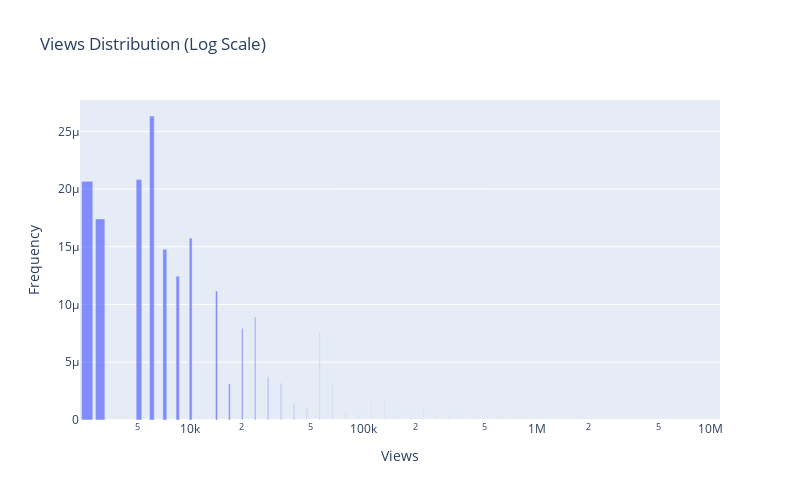
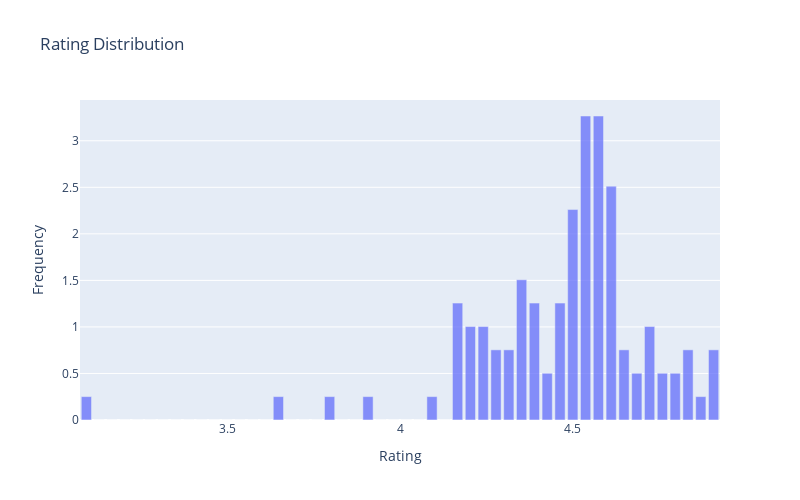
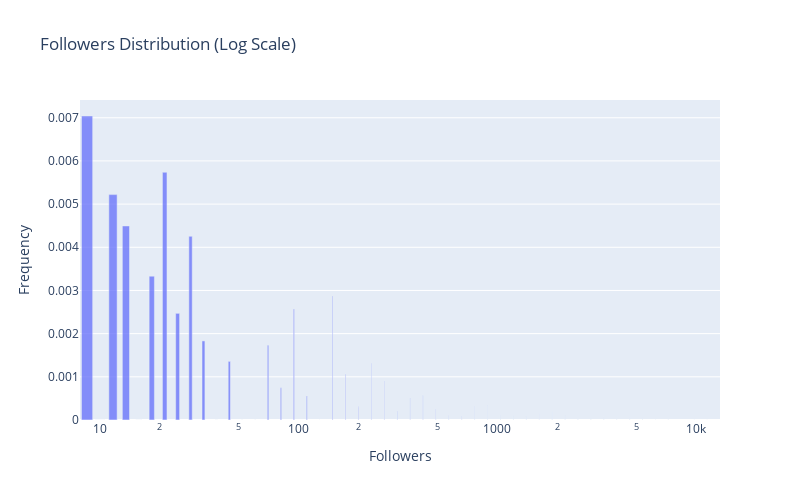
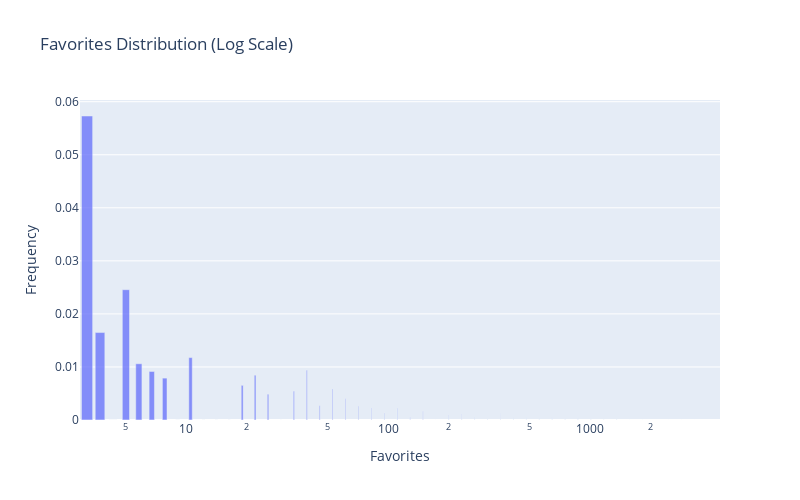

Notebook source saved alongside these figures, in order:
### Markdown cell above
## Numerical Features Distribution

Let's analyze the distribution of key numerical features using histograms and box plots.

### Code cell
# Define key metrics for analysis
key_metrics = ['views', 'rating', 'followers', 'favorites', 'chapters', 'pages']

# Create individual distribution plots for better readability
for metric in key_metrics:
    # Skip non-numeric columns or convert if possible
    if not pd.api.types.is_numeric_dtype(df[metric]):
        print(f"Skipping {metric} as it's not numeric (type: {df[metric].dtype})")
        continue
        
    # Create figure
    fig = go.Figure()
    
    # Create histogram data with proper handling of data types
    try:
        # Create bins manually to avoid Interval objects
        values = df[metric].dropna()
        min_val = values.min()
        max_val = values.max()
        
        # Check for skewness to determine appropriate scaling
        skewness = values.skew()
        print(f"Skewness for {metric}: {skewness:.2f}")
        is_right_skewed = skewness > 1.0  # Common threshold for significant right skew
        
        # If right-skewed and not already using log scale, use log binning
        if is_right_skewed and min_val > 0:  # Ensure all values are positive for log scale
            # For log scale, use logarithmically spaced bins
            bins = np.logspace(np.log10(max(min_val, 0.1)), np.log10(max_val), 51)
            hist_data = np.histogram(values, bins=bins, density=True)
            bin_centers = [(bins[i] + bins[i+1])/2 for i in range(len(bins)-1)]
        else:
            # For normal scale, use linearly spaced bins
            bins = np.linspace(min_val, max_val, 51)  # 51 points = 50 bins
            hist_data = np.histogram(values, bins=bins, density=True)
            bin_centers = [(bins[i] + bins[i+1])/2 for i in range(len(bins)-1)]
        
        # Create bar chart with bin centers and heights
        fig.add_trace(
            go.Bar(
                x=bin_centers,
                y=hist_data[0],
                name='Distribution',
                opacity=0.75
            )
        )
    except Exception as e:
        print(f"Error creating histogram for {metric}: {e}")
        continue
    
    # Update layout
    fig.update_layout(
        title=f'{metric.capitalize()} Distribution{" (Log Scale)" if is_right_skewed and min_val > 0 else ""}',
        xaxis_title=metric.capitalize(),
        yaxis_title='Frequency',
        height=500,
        width=800,
        showlegend=False  # No need for legend with single trace
    )
    
    # Use log scale for highly skewed metrics
    if is_right_skewed and min_val > 0:
        fig.update_xaxes(type='log')
        print(f"Applied log scaling to {metric} due to right-skewed distribution (skewness: {skewness:.2f})")
    
    try:
        fig.show()
    except TypeError as e:
        print(f"Error displaying plot for {metric}: {e}")
        print(f"Data types - x: {type(bin_centers[0])}, y: {type(hist_data[0][0])}")
        continue
    
    # Print basic statistics
    stats = df[metric].describe()
    print(f"\n{metric.capitalize()} Statistics:")
    print(f"Count: {stats['count']:,.0f}")
    print(f"Mean:  {stats['mean']:,.2f}")
    print(f"Std:   {stats['std']:,.2f}")
    print(f"Min:   {stats['min']:,.2f}")
    print(f"25%:   {stats['25%']:,.2f}")
    print(f"50%:   {stats['50%']:,.2f}")
    print(f"75%:   {stats['75%']:,.2f}")
    print(f"Max:   {stats['max']:,.2f}")
    
    # Calculate additional metrics to highlight skewness
    iqr = stats['75%'] - stats['25%']
    median = stats['50%']
    # Check if distribution is significantly skewed
    if (stats['max'] - median) > 3 * (median - stats['min']):
        print(f"Note: {metric} shows significant right skew - median ({median:.2f}) is much closer to min than max")
    
    # Print the 90th, 95th and 99th percentiles for right-skewed distributions
    if is_right_skewed:
        p90 = values.quantile(0.90)
        p95 = values.quantile(0.95)
        p99 = values.quantile(0.99)
        print(f"90th percentile: {p90:,.2f}")
        print(f"95th percentile: {p95:,.2f}")
        print(f"99th percentile: {p99:,.2f}")
        print(f"Percent of data between median and 90th percentile: {((values < p90) & (values > median)).mean()*100:.1f}%")
        print(f"Percent of data between 90th and max: {(values >= p90).mean()*100:.1f}%")

### Figure 1 — Plotly figure (JSON) as saved in the notebook; plotly's stock layout.template omitted (floating-point values rounded to 4 significant figures)
{"data": [{"name": "Distribution", "opacity": 0.75, "type": "bar", "x": [2574.0, 3055.0, 3626.0, 4303.0, 5107.0, 6062.0, 7195.0, 8539.0, 10130.0, 12030.0, 14280.0, 16940.0, 20110.0, 23870.0, 28330.0, 33620.0, 39900.0, 47360.0, 56210.0, 66720.0, 79180.0, 93980.0, 111500.0, 132400.0, 157100.0, 186500.0, 221300.0, 262700.0, 311800.0, 370000.0, 439200.0, 521200.0, 618600.0, 734200.0, 871500.0, 1034000.0, 1228000.0, 1457000.0, 1729000.0, 2052000.0, 2436000.0, 2891000.0, 3431000.0, 4072000.0, 4833000.0, 5737000.0, 6809000.0, 8081000.0, 9591000.0, 11380000.0], "y": [2.067e-05, 1.741e-05, 0.0, 0.0, 2.083e-05, 2.633e-05, 1.479e-05, 1.246e-05, 1.575e-05, 0.0, 1.118e-05, 3.139e-06, 7.936e-06, 8.915e-06, 3.756e-06, 3.164e-06, 1.333e-06, 1.123e-06, 7.571e-06, 3.189e-06, 6.718e-07, 5.66e-07, 1.908e-06, 1.607e-06, 6.771e-07, 5.705e-07, 1.202e-06, 6.075e-07, 3.412e-07, 1.006e-06, 6.056e-07, 3.062e-07, 4.299e-07, 1.449e-07, 1.831e-07, 1.029e-07, 1.3e-07, 3.651e-08, 9.229e-08, 1.037e-07, 0.0, 1.84e-08, 3.101e-08, 0.0, 1.101e-08, 0.0, 0.0, 0.0, 0.0, 4.673e-09]}], "layout": {"height": 500, "showlegend": false, "title": {"text": "Views Distribution (Log Scale)"}, "width": 800, "xaxis": {"title": {"text": "Views"}, "type": "log"}, "yaxis": {"title": {"text": "Frequency"}}}}

### Figure 2 — Plotly figure (JSON) as saved in the notebook; plotly's stock layout.template omitted (floating-point values rounded to 4 significant figures)
{"data": [{"name": "Distribution", "opacity": 0.75, "type": "bar", "x": [3.089, 3.126, 3.163, 3.2, 3.237, 3.275, 3.312, 3.349, 3.386, 3.423, 3.461, 3.498, 3.535, 3.572, 3.609, 3.647, 3.684, 3.721, 3.758, 3.795, 3.833, 3.87, 3.907, 3.944, 3.981, 4.019, 4.056, 4.093, 4.13, 4.167, 4.205, 4.242, 4.279, 4.316, 4.353, 4.391, 4.428, 4.465, 4.502, 4.539, 4.577, 4.614, 4.651, 4.688, 4.725, 4.763, 4.8, 4.837, 4.874, 4.911], "y": [0.2512, 0.0, 0.0, 0.0, 0.0, 0.0, 0.0, 0.0, 0.0, 0.0, 0.0, 0.0, 0.0, 0.0, 0.0, 0.2512, 0.0, 0.0, 0.0, 0.2512, 0.0, 0.0, 0.2512, 0.0, 0.0, 0.0, 0.0, 0.2512, 0.0, 1.256, 1.005, 1.005, 0.7537, 0.7537, 1.507, 1.256, 0.5025, 1.256, 2.261, 3.266, 3.266, 2.512, 0.7537, 0.5025, 1.005, 0.5025, 0.5025, 0.7537, 0.2512, 0.7537]}], "layout": {"height": 500, "showlegend": false, "title": {"text": "Rating Distribution"}, "width": 800, "xaxis": {"title": {"text": "Rating"}}, "yaxis": {"title": {"text": "Frequency"}}}}

### Figure 3 — Plotly figure (JSON) as saved in the notebook; plotly's stock layout.template omitted (floating-point values rounded to 4 significant figures)
{"data": [{"name": "Distribution", "opacity": 0.75, "type": "bar", "x": [8.646, 10.04, 11.66, 13.54, 15.73, 18.27, 21.22, 24.64, 28.62, 33.24, 38.6, 44.83, 52.07, 60.47, 70.23, 81.57, 94.73, 110.0, 127.8, 148.4, 172.4, 200.2, 232.5, 270.0, 313.6, 364.2, 423.0, 491.2, 570.5, 662.6, 769.6, 893.8, 1038.0, 1206.0, 1400.0, 1626.0, 1889.0, 2193.0, 2547.0, 2959.0, 3436.0, 3991.0, 4635.0, 5383.0, 6251.0, 7260.0, 8432.0, 9793.0, 11370.0, 13210.0], "y": [0.007041, 0.0, 0.00522, 0.004494, 0.0, 0.003332, 0.005738, 0.00247, 0.004254, 0.001831, 0.0, 0.001358, 0.0, 0.0, 0.001733, 0.0007463, 0.00257, 0.0005533, 0.0, 0.002871, 0.00106, 0.0003041, 0.001309, 0.0009018, 0.0001941, 0.0005014, 0.0005756, 0.0002478, 0.0001067, 9.187e-05, 0.0003164, 0.0003405, 0.0001173, 0.000101, 8.695e-05, 0.0001497, 0.0001934, 0.000111, 2.39e-05, 4.115e-05, 7.086e-05, 9.152e-05, 6.567e-05, 6.785e-05, 9.737e-06, 1.677e-05, 0.0, 1.243e-05, 5.352e-06, 0.0]}], "layout": {"height": 500, "showlegend": false, "title": {"text": "Followers Distribution (Log Scale)"}, "width": 800, "xaxis": {"title": {"text": "Followers"}, "type": "log"}, "yaxis": {"title": {"text": "Frequency"}}}}

### Figure 4 — Plotly figure (JSON) as saved in the notebook; plotly's stock layout.template omitted (floating-point values rounded to 4 significant figures)
{"data": [{"name": "Distribution", "opacity": 0.75, "type": "bar", "x": [3.238, 3.752, 4.347, 5.036, 5.835, 6.761, 7.834, 9.076, 10.52, 12.18, 14.12, 16.36, 18.95, 21.96, 25.44, 29.48, 34.16, 39.57, 45.85, 53.13, 61.55, 71.32, 82.63, 95.74, 110.9, 128.5, 148.9, 172.5, 199.9, 231.6, 268.4, 311.0, 360.3, 417.4, 483.7, 560.4, 649.3, 752.3, 871.7, 1010.0, 1170.0, 1356.0, 1571.0, 1820.0, 2109.0, 2443.0, 2831.0, 3280.0, 3800.0, 4403.0], "y": [0.0573, 0.01649, 0.0, 0.02456, 0.0106, 0.009148, 0.007895, 0.0, 0.01176, 0.0, 0.0, 0.0, 0.006527, 0.00845, 0.004862, 0.0, 0.005433, 0.009377, 0.002698, 0.005821, 0.004019, 0.002602, 0.002245, 0.001292, 0.00223, 0.0004812, 0.001661, 0.0, 0.0009281, 0.001068, 0.0004609, 0.0001989, 0.001202, 0.0004445, 0.0005115, 0.0002207, 0.0004763, 0.0002466, 0.0004257, 0.0001837, 0.0001586, 0.0001825, 3.937e-05, 3.398e-05, 0.0, 2.531e-05, 2.185e-05, 1.886e-05, 0.0, 0.0]}], "layout": {"height": 500, "showlegend": false, "title": {"text": "Favorites Distribution (Log Scale)"}, "width": 800, "xaxis": {"title": {"text": "Favorites"}, "type": "log"}, "yaxis": {"title": {"text": "Frequency"}}}}
